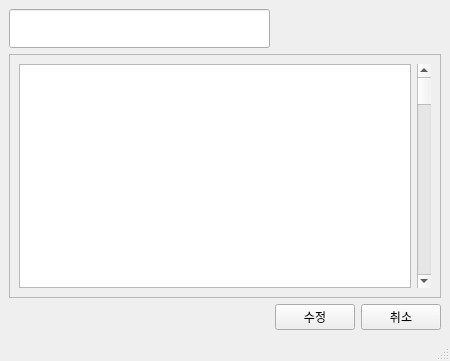
<?xml version="1.0" encoding="UTF-8"?>
<ui version="4.0">
 <class>RecipeEditWindow</class>
 <widget class="QMainWindow" name="RecipeEditWindow">
  <property name="geometry">
   <rect>
    <x>0</x>
    <y>0</y>
    <width>450</width>
    <height>361</height>
   </rect>
  </property>
  <property name="windowTitle">
   <string>EditRecipe</string>
  </property>
  <widget class="QWidget" name="centralwidget">
   <layout class="QVBoxLayout" name="verticalLayout">
    <item>
     <layout class="QHBoxLayout" name="horizontalLayout_2">
      <item>
       <widget class="QLineEdit" name="lineEdit">
        <property name="font">
         <font>
          <pointsize>20</pointsize>
          <bold>true</bold>
         </font>
        </property>
        <property name="readOnly">
         <bool>false</bool>
        </property>
       </widget>
      </item>
      <item>
       <spacer name="horizontalSpacer">
        <property name="orientation">
         <enum>Qt::Horizontal</enum>
        </property>
        <property name="sizeHint" stdset="0">
         <size>
          <width>40</width>
          <height>20</height>
         </size>
        </property>
       </spacer>
      </item>
     </layout>
    </item>
    <item>
     <widget class="QScrollArea" name="scrollArea">
      <property name="widgetResizable">
       <bool>true</bool>
      </property>
      <widget class="QWidget" name="scrollAreaWidgetContents">
       <property name="geometry">
        <rect>
         <x>0</x>
         <y>0</y>
         <width>430</width>
         <height>239</height>
        </rect>
       </property>
       <layout class="QHBoxLayout" name="horizontalLayout_3">
        <item>
         <widget class="QTextEdit" name="textEdit"/>
        </item>
        <item>
         <widget class="QScrollBar" name="verticalScrollBar">
          <property name="orientation">
           <enum>Qt::Vertical</enum>
          </property>
         </widget>
        </item>
       </layout>
      </widget>
     </widget>
    </item>
    <item>
     <layout class="QHBoxLayout" name="horizontalLayout">
      <item>
       <spacer name="horizontalSpacer_2">
        <property name="orientation">
         <enum>Qt::Horizontal</enum>
        </property>
        <property name="sizeHint" stdset="0">
         <size>
          <width>40</width>
          <height>20</height>
         </size>
        </property>
       </spacer>
      </item>
      <item>
       <widget class="QPushButton" name="pushButton_2">
        <property name="text">
         <string>수정</string>
        </property>
       </widget>
      </item>
      <item>
       <widget class="QPushButton" name="pushButton">
        <property name="text">
         <string>취소</string>
        </property>
       </widget>
      </item>
     </layout>
    </item>
   </layout>
  </widget>
  <widget class="QStatusBar" name="statusbar"/>
 </widget>
 <resources/>
 <connections/>
</ui>
